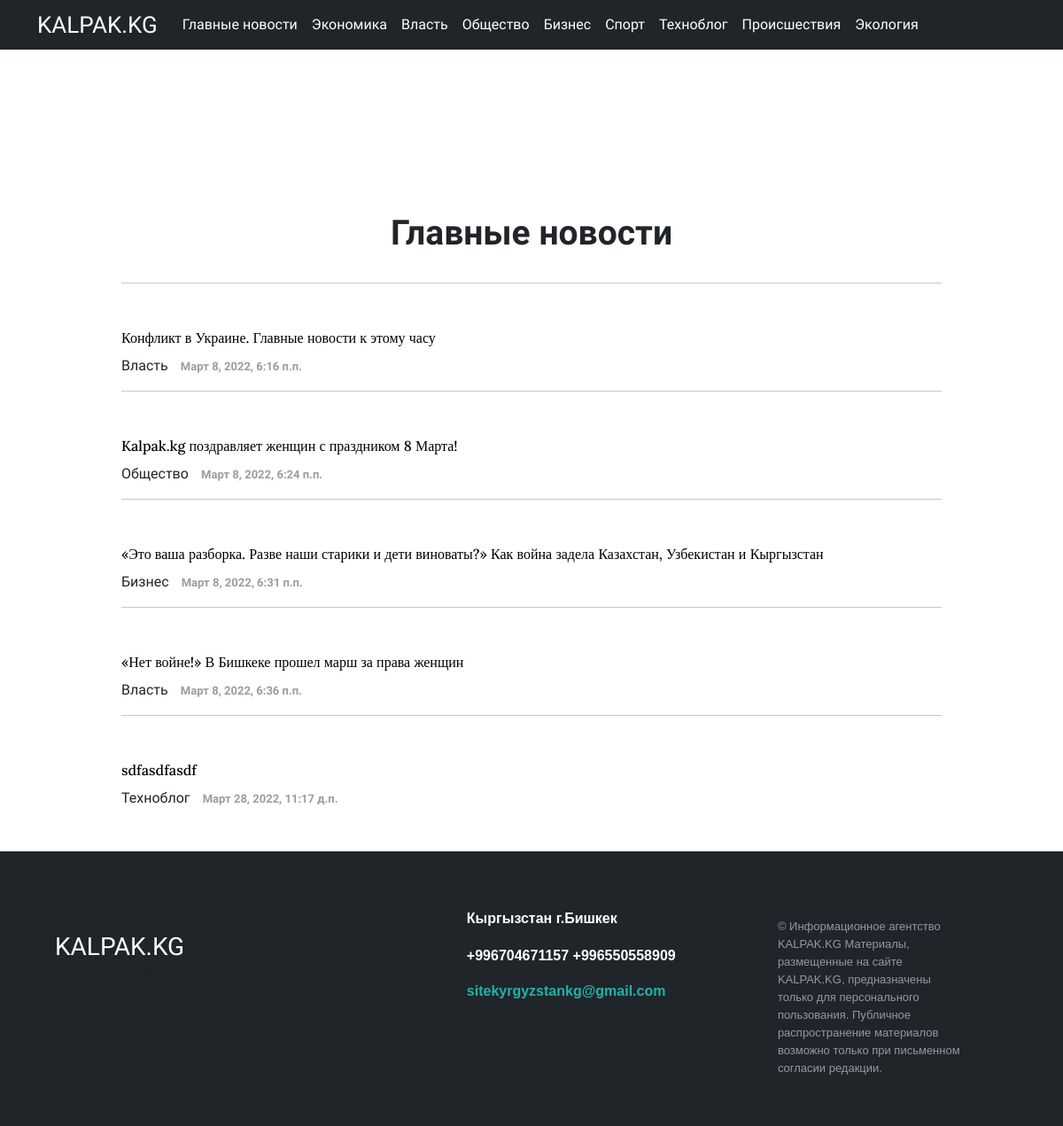
Screenshot of /right-panel-article/ with the database file from the repository.
### core/models.py (models this page shows, shortened)
class HeadingArticle(models.Model):
    title = models.CharField(max_length=255)
    class Meta:
        verbose_name = "Рубрика"
        verbose_name_plural = "Рубрики"
    def __str__(self):
        return self.title

class Article(models.Model):
    title = models.CharField(max_length=255, null=True, blank=True)
    text = models.TextField()
    slug = models.SlugField(max_length=255, unique=True, db_index=True, verbose_name="URL", null=True, blank=True)
    author = models.ForeignKey(
        to="Author",
        on_delete=models.SET_NULL,
        null=True, blank=True,
        related_name="article",
        verbose_name=_("Автор")
    )
    heading = models.ForeignKey(
        to="HeadingArticle",
        on_delete=models.PROTECT,
        null=True,
        related_name="article",
        verbose_name=_("Рубрика")
    )
    readers = models.ManyToManyField(
        to=User,
        related_name="readed_articles",
        blank=True,
        verbose_name=_("Читатели")
    )
    views = models.IntegerField(default=0, verbose_name=_("Просмотры"))
    created_at = models.DateTimeField(
        auto_now_add=True,
        null=True,
    )
    main_article = models.BooleanField(default=False, verbose_name=_("Первая новость"))
    margin_article_text = models.BooleanField(default=False, verbose_name=_("Ровнительные новости"))
    text_article = models.BooleanField(default=False, verbose_name=_("Текстовые новости"))
    center_article = models.BooleanField(default=False)
    right_panel_article = models.BooleanField(default=False, verbose_name=_("Главные новости"))
    pagination_article = models.BooleanField(default=False, verbose_name=_("Архивные"))
    updated_at = models.DateTimeField(auto_now=True)
    is_active = models.BooleanField(default=True)
    metades = models.TextField(null=True, blank=True, verbose_name=_("Ключевые слова"))
    picture = models.ImageField(
        upload_to="articles_image",
        null=True, blank=True,
        verbose_name="Главная картинка статьи"
    )

### core/views.py (the view)
# urls.py: path('right-panel-article/', right_panel_article, name="right_panel_articles"),
def right_panel_article(request):
    articles = Article.objects.all()
    heading = HeadingArticle.objects.all()
    return render(request, "right_panel_articles.html", {"articles": articles, "heading": heading})

### core/templates/right_panel_articles.html (shortened to what this page needs)
{% extends 'base.html' %}
{% block content %}
<div class="container">
        <div class="mt-8">
            <div class="ads_block">
            </div>
            <h1 class="zago_main3 mt-7 text-center mb-3">Главные новости</h1>
        </div>
    </div>
    {% for article in articles %}
        {% if article.right_panel_article %}
            <div class="container">
                <div class="row">
                    <div class="col-md-1"></div>
                    <div class="col-md-10">
                        <hr class="mb-5">
                        <h1 class="zago_main02"><a href="{% url 'article' article.slug %}" class="link-text3">{{ article.title }}</a></h1>
                        <a href="#" class="text-link2 d-inline">{{ article.heading }}</a>
                        <p class="date_time d-inline ml-5">{{ article.created_at }}</p>
                    </div>
                    <div class="col-md-1"></div>
                </div>
            </div>
        {% endif %}
    {% endfor %}
{% endblock %}

### core/templates/base.html (shortened to what this page needs)
{% load static %}
<!DOCTYPE html>
<html lang="en">
<head>
    <link rel="stylesheet" type="text/css" href="{% static 'style.css' %}?{% now "U" %}">
    <link href="https://cdn.jsdelivr.net/npm/bootstrap@5.1.3/dist/css/bootstrap.min.css" rel="stylesheet">
<link href="/docs/5.1/dist/css/bootstrap.min.css" rel="stylesheet">
<body>
  <nav class="navbar fixed-top navbar-expand-lg navbar-dark bg-custom">
      <div class="container">
        <a class="logo" href="{% url 'main' %}">KALPAK.KG</a>
        <div class="collapse navbar-collapse" id="navbarNav">
          <ul class="navbar-nav linkss">
            <li class="nav-item">
              <a class="nav-link text-white" aria-current="page" href="{% url 'right_panel_articles' %}">Главные новости</a>
            </li>
          {% for headings in heading %}
            <li class="nav-item">
              <a class="nav-link text-white" href="{% url 'heading' headings.id %}">{{ headings.title }}</a>
            </li>
          {% endfor %}
          </ul>
        </div>
      </div>
  </nav>
  {% block content %}
  {% endblock %}
<footer class="footer-distributed mt-5">
  <div class="container">
  <div class="footer-left">
  <br>
  <br>
  <h3>KALPAK.KG</h3>
  <p class="footer-company-name">KYRGYZSTAN © 2020</p>
  </div>
  <div class="footer-center">
  <div>
      <p>Кыргызстан г.Бишкек</p>
  </div>
  <div>
      <p>+996704671157</p>
      <p>+996550558909</p>
  </div>
  <div>
      <p><a href="mailto:support@company.com">sitekyrgyzstankg@gmail.com</a></p>
  </div>
  </div>
  <div class="footer-right">
  <p class="footer-company-about">
      © Информационное агентство KALPAK.KG
Материалы, размещенные на сайте KALPAK.KG, предназначены только для персонального пользования. Публичное распространение материалов возможно только при письменном согласии редакции.
  </p>
  </div>
  </div>
</footer>
</head>
</body>
</html>

### core/static/style.css (style rules this page uses)
body { background-color: #e8e8e8; }
.logo { font-family: 'Montserrat', sans-serif; font-size: 26px; text-decoration: none; color: white; margin-right: 20px; }
.linkss { font-family: 'PT Sans', sans-serif; font-weight: normal; }
.mt-8 { margin-top: 100px; }
.zago_main02 { font-family: 'PT Sans', sans-serif; font-size: 20px; color: black; }
.text-link2 { color: #20252a; text-decoration: none; font-family: 'PT Sans', sans-serif; font-weight: normal; display: block; }
.link-text3 { text-decoration: none; color: black; transition-duration: 0.3s; font-family: 'Lora', serif; font-size: 16px; }
.date_time { color: #9c9c9c; font-family: 'PT Sans', sans-serif; font-weight: bolder; font-size: 13px; }
.mt-7 { margin-top: 50px; }
.ads_block { width: 100%; height: 90px; color: white; text-align: center; font-size: 55px; }
.ml-5 { margin-left: 10px; }
.zago_main3 { font-family: 'PT Sans', sans-serif; font-weight: bolder; font-size: 39px; }
.footer-distributed { background: #20252a; box-shadow: 0 1px 1px 0 rgba(0, 0, 0, 0.12); box-sizing: border-box; width: 100%; text-align: left; font: bold 16px sans-serif; padding: 55px 50px; }
.footer-distributed .footer-left, .footer-distributed .footer-center, .footer-distributed .footer-right { display: inline-block; vertical-align: top; }
.footer-distributed .footer-left { width: 40%; }
.footer-distributed h3 { color: #ffffff; font-family: 'Montserrat Alternates', sans-serif; margin: 0; }
.footer-distributed .footer-company-name { color: #222; font-size: 14px; font-weight: normal; margin: 0; }
.footer-distributed .footer-center { width: 35%; }
.footer-distributed .footer-center p { display: inline-block; color: #ffffff; vertical-align: middle; margin:0; }
.footer-distributed .footer-center p a { color: lightseagreen; text-decoration: none;; }
.footer-distributed .footer-right { width: 20%; }
.footer-distributed .footer-company-about { line-height: 20px; color: #92999f; font-size: 13px; font-weight: normal; margin: 0; }
.bg-custom { background-color: #20252a; }

### core/templates/base.html (style rules this page uses)
body { background: #faf7f7; }

### rows the page displays
HeadingArticle: title "Экономика"
HeadingArticle: title "Власть"
HeadingArticle: title "Общество"
HeadingArticle: title "Бизнес"
HeadingArticle: title "Спорт"
HeadingArticle: title "Техноблог"
HeadingArticle: title "Происшествия"
HeadingArticle: title "Экология"
Article: title "Конфликт в Украине. Главные новости к этому часу", heading "Власть", created_at "Март 8, 2022, 6:16 п.п."
Article: title "Kalpak.kg поздравляет женщин с праздником 8 Марта!", heading "Общество", created_at "Март 8, 2022, 6:24 п.п."
Article: title "«Это ваша разборка. Разве наши старики и дети виноваты?» Как война задела Казахстан, Узбекистан и Кыргызстан", heading "Бизнес", created_at "Март 8, 2022, 6:31 п.п."
Article: title "«Нет войне!» В Бишкеке прошел марш за права женщин", heading "Власть", created_at "Март 8, 2022, 6:36 п.п."
Article: title "sdfasdfasdf", heading "Техноблог", created_at "Март 28, 2022, 11:17 д.п."
